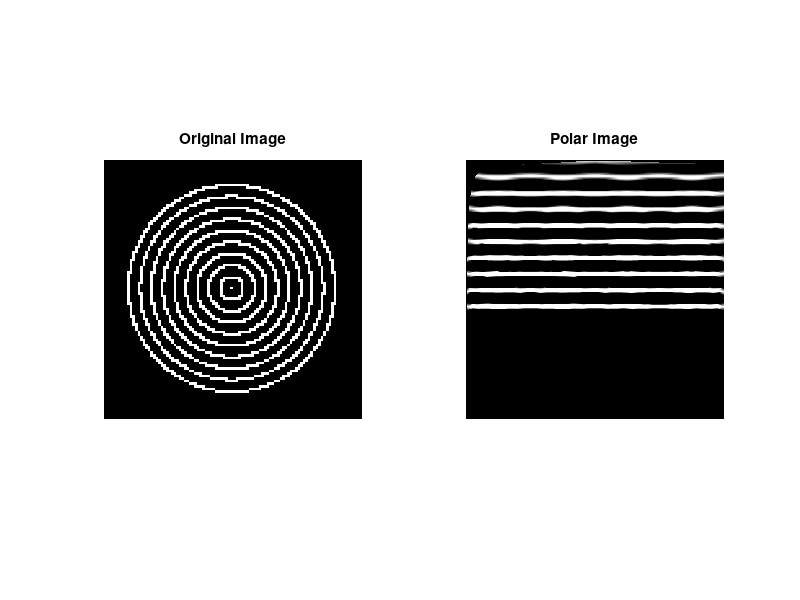

This figure's MATLAB source:
% Create an image of circles
radii = linspace(0, 40, 10);

rows = 100;
cols = 100;
img = zeros(rows, cols);

for k = 1:numel(radii)
    t = linspace(0, 2*pi, 1000);
    xx = round((cos(t) * radii(k)) + (cols / 2));
    yy = round((sin(t) * radii(k)) + (rows / 2));

    toremove = xx > cols | xx < 1 | yy > rows | yy < 1;

    inds = sub2ind(size(img), xx(~toremove), yy(~toremove));

    img(inds) = 1;
end
%img = imread('Triangle.png');
[r,c] = size(img);
center_row = r / 2;
center_col = c / 2;

[X,Y] = meshgrid((1:c) - center_col, (1:r) - center_row);

[theta, rho] = cart2pol(X, Y);

rhoRange = linspace(0, max(rho(:)), 1000);
thetaRange = linspace(-pi, pi, 1000);

[T, R] = meshgrid(thetaRange, rhoRange);

theta_rho_image = griddata(theta, rho, double(img), T, R);

figure
subplot(1,2,1);
imshow(img);
title('Original Image')

subplot(1,2,2);
imshow(theta_rho_image);
title('Polar Image')